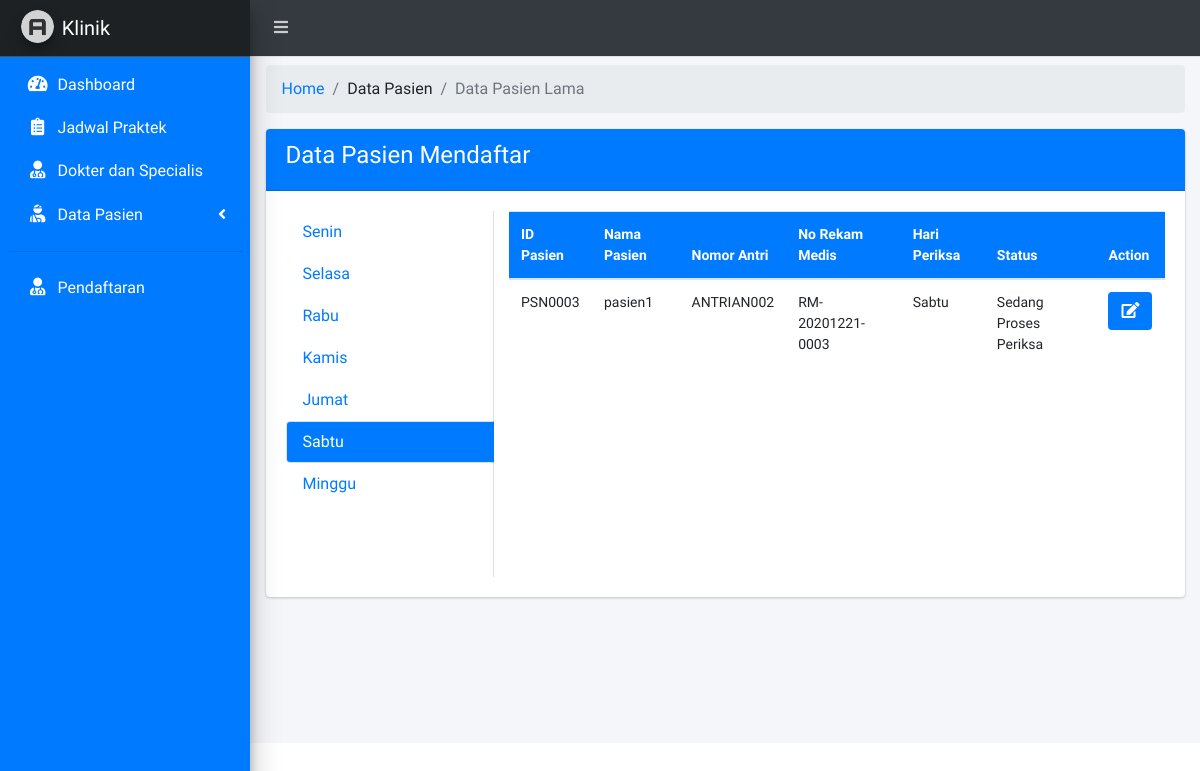
The app's page /staff.php?page=pasien_lama, older data.
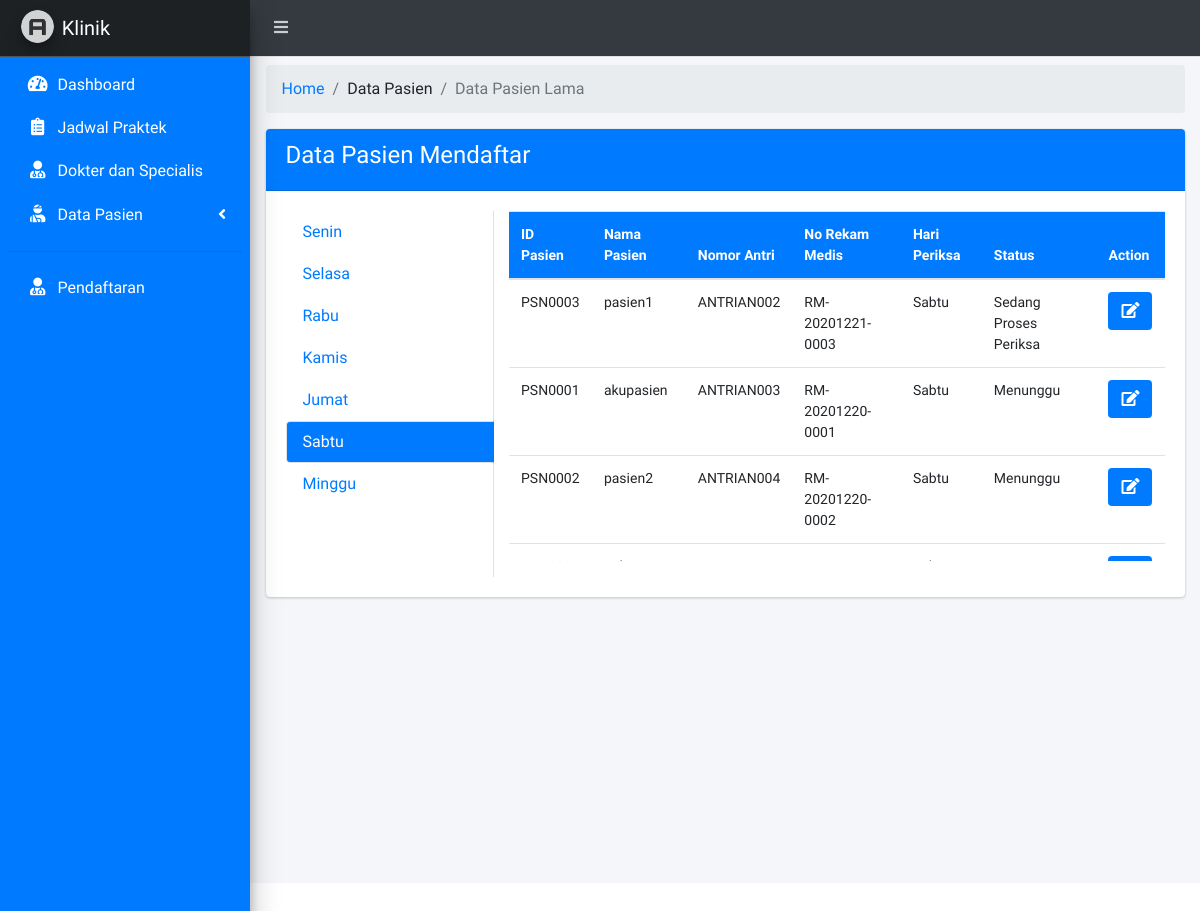
The same page, newer data.
### tables this page shows
CREATE TABLE `tb_pasien` (
  `id_pasien` char(15) NOT NULL,
  `id_dokter` char(15) NOT NULL,
  `id_user` char(15) NOT NULL,
  `no_antrian` char(16) NOT NULL,
  `no_rekam_medis` char(16) NOT NULL,
  `waktu` varchar(225) NOT NULL,
  `hari_periksa` varchar(225) NOT NULL,
  `nomor_antri` char(16) NOT NULL
);

CREATE TABLE `tb_user` (
  `id_user` char(15) NOT NULL,
  `username` varchar(50) NOT NULL,
  `password` varchar(225) NOT NULL,
  `confirm_password` varchar(225) NOT NULL,
  `nama_user` varchar(30) NOT NULL,
  `jenis_kelamin` varchar(10) NOT NULL,
  `gol_darah` varchar(10) NOT NULL,
  `tempat_lahir` varchar(100) NOT NULL,
  `tanggal_lahir` varchar(225) NOT NULL,
  `agama` varchar(10) NOT NULL,
  `tgl_masuk` varchar(225) NOT NULL
);

### page/staff/pasien_lama.php (the view, shortened to what this page needs)
<div class="row">
	<div class="col-sm-12">
		<ol class="breadcrumb mt-2">
          <li class="breadcrumb-item"><a href="#">Home</a></li>
          <li class="breadcrumb-item">Data Pasien</li>
          <li class="breadcrumb-item active">Data Pasien Lama</li>
        </ol>
	</div>
</div>
<?php
$cekhari = mysqli_query($koneksi, "SELECT IF(WEEKDAY(NOW())= '0','Senin',
IF(WEEKDAY(NOW())='1','Selasa',
IF(WEEKDAY(NOW())='2','Rabu',
IF(WEEKDAY(NOW())='3','Kamis',
IF(WEEKDAY(NOW())='4','Jumat',
IF(WEEKDAY(NOW())='5','Sabtu',
IF(WEEKDAY(NOW())='6','Minggu','Salah')))))))
AS hari");
$day = mysqli_fetch_array($cekhari);
if($day['hari'] == "Senin"){
	$senin = "active"; $sabtu=""; $selasa=""; $rabu=""; $kamis=""; $jumat=""; $minggu="";
	$showsenin = "show active"; $showsabtu=""; $showselasa=""; $showrabu=""; $showkamis=""; $showjumat=""; $showminggu="";
	$bgsenin = "bg-blue"; $bgselasa=""; $bgrabu =""; $bgkamis=""; $bgjumat=""; $bgsabtu=""; $bgminggu="";
}else if($day['hari'] == "Sabtu"){
	$sabtu = "active"; $senin=""; $selasa=""; $rabu=""; $kamis=""; $jumat=""; $minggu="";
	$showsabtu = "show active"; $showsenin=""; $showselasa=""; $showrabu=""; $showkamis=""; $showjumat=""; $showminggu="";
	$bgsabtu = "bg-blue"; $bgselasa=""; $bgrabu =""; $bgkamis=""; $bgjumat=""; $bgsenin=""; $bgminggu="";
}else if($day['hari'] == "Minggu"){
	$minggu = "active"; $senin=""; $selasa=""; $rabu=""; $kamis=""; $jumat=""; $sabtu="";
	$showminggu = "show active"; $showsenin=""; $showselasa=""; $showrabu=""; $showkamis=""; $showjumat=""; $showsabtu="";
	$bgminggu = "bg-blue"; $bgselasa=""; $bgrabu =""; $bgkamis=""; $bgjumat=""; $bgsabtu=""; $bgsenin="";
}
?>
<div class="card">
	<div class="card-header bg-blue">
		<h4>Data Pasien Mendaftar</h4>
	</div>
    <div class="card-body">
		<div class="row">
      <div class="col-5 col-sm-3">
        <div class="nav flex-column nav-tabs h-100" id="vert-tabs-tab" role="tablist" aria-orientation="vertical">
          <a class="nav-link <?= $senin." ".$bgsenin; ?>" id="vert-tabs-senin-tab" data-toggle="pill" href="#vert-tabs-senin" role="tab" aria-controls="vert-tabs-senin" aria-selected="true">Senin</a>
          <a class="nav-link <?= $selasa." ".$bgselasa; ?>" id="vert-tabs-selasa-tab" data-toggle="pill" href="#vert-tabs-selasa" role="tab" aria-controls="vert-tabs-selasa" aria-selected="false">Selasa</a>
          <a class="nav-link <?= $rabu." ".$bgrabu; ?>" id="vert-tabs-rabu-tab" data-toggle="pill" href="#vert-tabs-rabu" role="tab" aria-controls="vert-tabs-rabu" aria-selected="false">Rabu</a>
          <a class="nav-link <?= $kamis." ".$bgkamis; ?>" id="vert-tabs-kamis-tab" data-toggle="pill" href="#vert-tabs-kamis" role="tab" aria-controls="vert-tabs-kamis" aria-selected="false">Kamis</a>
          <a class="nav-link <?= $jumat." ".$bgjumat; ?>" id="vert-tabs-jumat-tab" data-toggle="pill" href="#vert-tabs-jumat" role="tab" aria-controls="vert-tabs-jumat" aria-selected="false">Jumat</a>
          <a class="nav-link <?= $sabtu." ".$bgsabtu; ?>" id="vert-tabs-sabtu-tab" data-toggle="pill" href="#vert-tabs-sabtu" role="tab" aria-controls="vert-tabs-sabtu" aria-selected="false">Sabtu</a>
          <a class="nav-link <?= $minggu." ".$bgminggu; ?>" id="vert-tabs-minggu-tab" data-toggle="pill" href="#vert-tabs-minggu" role="tab" aria-controls="vert-tabs-minggu" aria-selected="false">Minggu</a>
        </div>
      </div>
      <div class="col-7 col-sm-9">
        <div class="tab-content" id="vert-tabs-tabContent">
          <div class="tab-pane fade <?= $showsabtu; ?>" id="vert-tabs-sabtu" role="tabpanel" aria-labelledby="vert-tabs-sabtu-tab">
          <table class="table table-responsive p-0 table-hover" style="height: 350px; font-size: 14px;">
          	<thead class="bg-blue">
          		<tr>
          			<th>ID Pasien</th>
          			<th>Nama Pasien</th>
          			<th>Nomor Antri</th>
          			<th>No Rekam Medis</th>
          			<th>Hari Periksa</th>
          			<th>Status</th>
                <th>Action</th>
          		</tr>
          	</thead>
          	<tbody>
          		<?php
          		$sqla = mysqli_query($koneksi, "SELECT * FROM tb_pasien X INNER JOIN tb_user Y ON y.id_user = x.id_user WHERE hari_periksa = 'Sabtu' GROUP BY nomor_antri ASC");
          		while ($dta = mysqli_fetch_array($sqla)) {
                $sqlstatus = mysqli_query($koneksi, "SELECT id_user, IF(nomor_antri = '','Tidak Ada',nomor_antri) AS nomer,
                IF(nomor_antri = '', 'Tidak Ada',
                IF((SELECT MIN(nomor_antri) FROM tb_pasien WHERE nomor_antri != '') = nomor_antri, 'Sedang di Proses',
                CONCAT((SELECT COUNT(*) FROM tb_pasien WHERE nomor_antri != '') - 1,' Orang Lagi')
                )) AS keterangan_periksa,
                IF((SELECT MIN(nomor_antri) FROM tb_pasien WHERE nomor_antri != '') = nomor_antri,
                'Sedang Proses Periksa ',IF(nomor_antri = '','Anda Sedang tidak dalam Antrian','Menunggu')) AS status_periksa
                FROM tb_pasien WHERE id_user = '".$dta['id_user']."' ORDER BY id_pasien");
                $asd = mysqli_fetch_array($sqlstatus);
          				echo "<tr>
          				<td>".$dta['id_pasien']."</td>
          				<td>".$dta['nama_user']."</td>
          				<td>".$dta['nomor_antri']."</td>
          				<td>".$dta['no_rekam_medis']."</td>
          				<td>".$dta['hari_periksa']."</td>";
                  if ($asd['id_user'] == $dta['id_user']) {
                    echo "<td>".$asd['status_periksa']."</td>";
                  }
          				?>
                  <td><a href="#antrian" data-toggle='modal' data-id="<?= $dta['id_user'] ?>" class="btn bg-blue"><i class="fa fa-edit"></i></a></td>
          				<?php echo "</tr>";
          		}
          		?>
          	</tbody>
          </table>
          </div>
        </div>
      </div>
    </div>
    </div>
</div>

### header.php (shortened to what this page needs)
<!DOCTYPE html>
<html lang="en">
<head>
  <link rel="stylesheet" href="plugins/fontawesome-free/css/all.min.css">
  <link rel="stylesheet" href="plugins/overlayScrollbars/css/OverlayScrollbars.min.css">
  <link rel="stylesheet" href="dist/css/adminlte.min.css">
  <link rel="stylesheet" href="plugins/select2/css/select2.min.css">
  <link rel="stylesheet" href="plugins/select2-bootstrap4-theme/select2-bootstrap4.min.css">
  <link rel="stylesheet" href="plugins/daterangepicker/daterangepicker.css">
</head>
<body class="hold-transition sidebar-mini layout-fixed layout-navbar-fixed layout-footer-fixed">

### staff.php (shortened to what this page needs)
<?php include "header.php"; ?>
<div class="wrapper">
  <nav class="main-header navbar navbar-expand navbar-dark navbar-light">
    <ul class="navbar-nav">
      <li class="nav-item">
        <a class="nav-link" data-widget="pushmenu" href="#" role="button"><i class="fas fa-bars"></i></a>
      </li>
    </ul>
  </nav>
  <aside class="main-sidebar sidebar-dark-primary elevation-4 bg-primary">
    <a href="staff.php?page=home_staff" class="brand-link bg-dark">
      <img src="dist/img/AdminLTELogo.png" alt="AdminLTE Logo" class="brand-image img-circle elevation-3"
           style="opacity: .8">
      <span class="brand-text text-white">Klinik</span>
    </a>
    <div class="sidebar">
      <nav class="mt-2">
        <ul class="nav nav-pills nav-sidebar flex-column" data-widget="treeview" role="menu" data-accordion="false">
          <li class="nav-item">
            <a href="staff.php?page=home_staff" class="nav-link text-white">
              <i class="nav-icon fas fa-tachometer-alt"></i>
              <p>
                Dashboard
              </p>
            </a>
          </li>
          <li class="nav-item">
            <a href="staff.php?page=jadwal_praktek" class="nav-link text-white">
              <i class="nav-icon fas fa-clipboard-list"></i>
              <p>
                Jadwal Praktek
              </p>
            </a>
          </li>
          <li class="nav-item">
            <a href="staff.php?page=dokter_specialis" class="nav-link text-white">
              <i class="nav-icon fas fa-user-md"></i>
              <p>
                Dokter dan Specialis
              </p>
            </a>
          </li>
          <li class="nav-item has-treeview">
            <a href="#" class="nav-link bg-blue">
              <i class="nav-icon fas fa-user-injured"></i>
              <p>
                Data Pasien
                <i class="right fas fa-angle-left"></i>
              </p>
            </a>
            <hr>
            <li class="nav-item">
            <a href="staff.php?page=posting_pendaftaran" class="nav-link text-white">
              <i class="nav-icon fas fa-user-md"></i>
              <p>
                Pendaftaran
              </p>
            </a>
          </li>
          </li>
        </ul>
      </nav>
    </div>
  </aside>
  <div class="content-wrapper">
    <section class="content">
      <div class="container-fluid">
        <?php
        if (isset($_GET['page'])) {
          $page = $_GET['page'];
          switch ($page) {
            case 'pasien_lama':
              include "page/staff/pasien_lama.php";
              break;
          }
        }else{
          include "page/staff/home_staff.php";
        }
        ?>
      </div>
    </section>
  </div>
</div>
  <?php include "footer.php"; ?>

### footer.php (shortened to what this page needs)
</body>
</html>

Row changes from the older to the newer data that the page shows:
now on this page (row edited): tb_pasien: id_pasien "PSN0001", id_user.nama_user "akupasien", nomor_antri "ANTRIAN003", no_rekam_medis "RM-20201220-0001", hari_periksa "Sabtu", status_periksa "Menunggu"
now on this page (row edited): tb_pasien: id_pasien "PSN0002", id_user.nama_user "pasien2", nomor_antri "ANTRIAN004", no_rekam_medis "RM-20201220-0002", hari_periksa "Sabtu", status_periksa "Menunggu"
